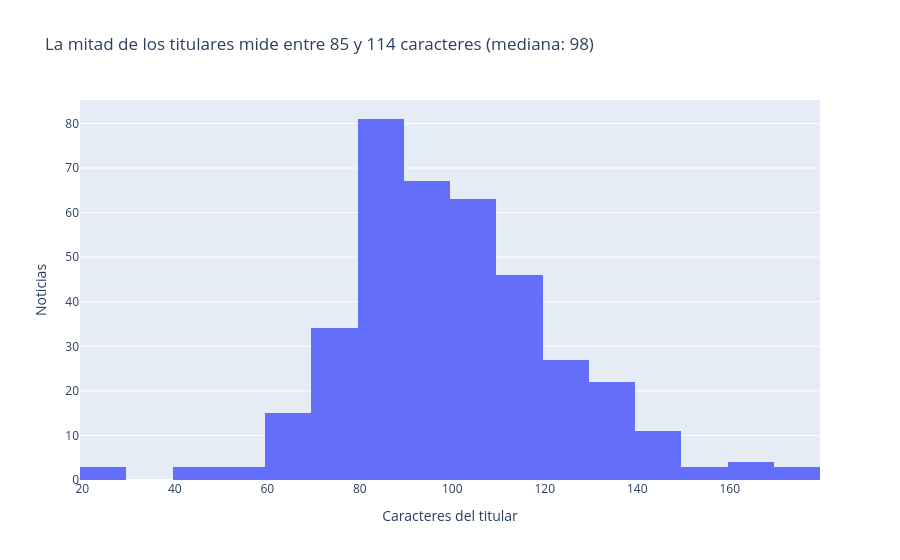

The cell this chart's notebook holds for it:
### Code cell
df["largo"] = df["titular"].str.len()
q1, med, q3 = df["largo"].quantile([0.25, 0.5, 0.75])
titulo = f"La mitad de los titulares mide entre {q1:.0f} y {q3:.0f} caracteres (mediana: {med:.0f})"

fig3 = px.histogram(df, x="largo", nbins=30, title=titulo)
fig3.update_layout(xaxis_title="Caracteres del titular", yaxis_title="Noticias")
fig3.show()

### Figure 1 — Plotly figure (JSON) as saved in the notebook; plotly's stock layout.template omitted (floating-point values rounded to 4 significant figures; data arrays with more than 128 entries replaced by an {"elided": "..."} marker saying what was removed)
{"data": [{"bingroup": "x", "hovertemplate": "largo=%{x}<br>count=%{y}<extra></extra>", "legendgroup": "", "marker": {"color": "#636efa", "pattern": {"shape": ""}}, "name": "", "nbinsx": 30, "orientation": "v", "showlegend": false, "type": "histogram", "x": {"elided": "385 int values"}, "xaxis": "x", "yaxis": "y"}], "layout": {"barmode": "relative", "legend": {"tracegroupgap": 0}, "title": {"text": "La mitad de los titulares mide entre 85 y 114 caracteres (mediana: 98)"}, "xaxis": {"anchor": "y", "domain": [0, 1], "title": {"text": "Caracteres del titular"}}, "yaxis": {"anchor": "x", "domain": [0, 1], "title": {"text": "Noticias"}}}}
